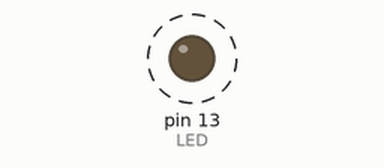
Simulated run of this sketch. Board: Arduino Uno, built with avr-gcc and run on an emulated ATmega328P. Shown: output pins drawn as LEDs (lit = HIGH). Dashed ring = blinking.

Above: at 0.05 s.
Timing chart, 0 to 3.0 s (numbered marks = the images above):
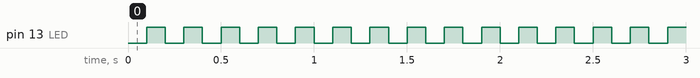

Measured:
- by itself, pin 13 (LED): alternates HIGH for 0.10 s and LOW for 0.10 s

The sketch:

another_blink.ino
```cpp
unsigned long proslo_vrijeme = 0;        // we generaly use unsigned long for variables that save time

void setup() {
  pinMode(13, OUTPUT);
}

void loop() {

  unsigned long trenutno_vrijeme = millis();  // saves current time from the start of the microcontroller

  if (trenutno_vrijeme - proslo_vrijeme >= 100) {
    proslo_vrijeme = trenutno_vrijeme; // saves when did the LED blink last time

    digitalWrite(13, digitalRead(13) ^ 1); // change the state of LED
  }
}
```
